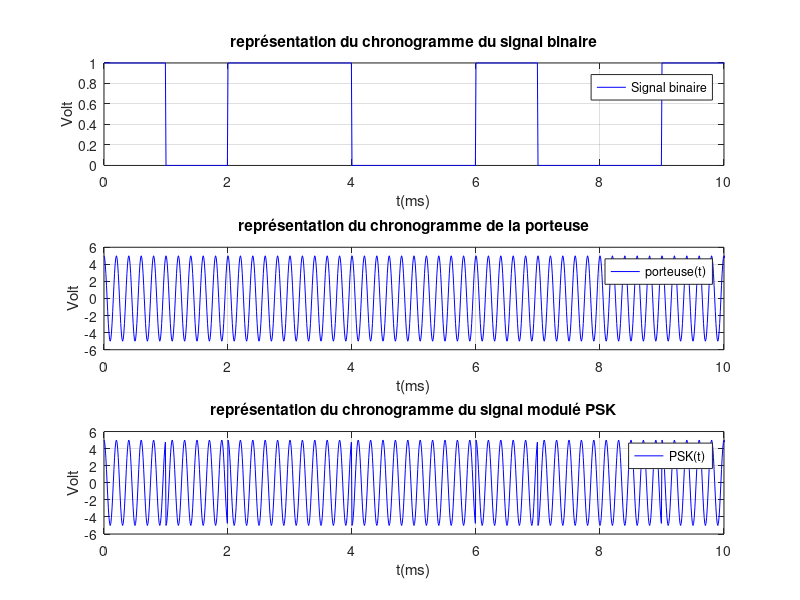

Recreate this plot in MATLAB. (Note: this script raises an error after producing the figure.)
%% Programme de modulation PSK

%% Remise à zéro du contexte
clear;
clc;
close all;

%% Initialisation des variables
D=1000;                         % Débit en bits/s
fp=5000;                        % Fréquence porteuse (Hz);
Tb=1/D;                         % Durée d'un bit=1symbole
R=D;                            % Rapidité
Ts=Tb;                          % Durée d'un symbole
fe=100000;                      % Fréquence échantillonnage
Te=1/fe;                        % Période d'échantillonnage   

data=[1 0 1 1 0 0 1 0 0 1];     % Séquence utilisateur à transmettre
data=[data randi([0 1],1,1000)];% Ajout d'une séquence aléatoire à la suite de la séquence utilisateur.

Nb=size(data,2);                % Nombre de bits à transmettre
Nech_symb=fe/D;                 % Nombre d'échantillons par symbole
Nech=Nb*Nech_symb;              % Nombre total d'échantillons
Tmax=Nb*Tb;                     % Durée totale de la trame  


%% Codage des données binaires en NRZ
signal_NRZ=[];                  % Initialisation du signal codé en NRZ
symbole_1=ones(1,Nech_symb);
symbole_0=zeros(1,Nech_symb);

for n=1:Nb                      % Codage des différents bits
     if (data(n)==1)
        signal_NRZ=[signal_NRZ symbole_1];
     else
        signal_NRZ=[signal_NRZ symbole_0];
     end
end   

%% Création des signaux
t=0:Te:Tmax-Te;
porteuse=5*cos(2*pi*fp*t);      % Création d'un vecteur 'porteuse' 
porteuse_dephase=5*cos(2*pi*fp*t+pi); % création d'un vecteur porteuse déphasé de pi
PSK=[];


for n = 1:Nb % Codage des différents bits
    % Générer la porteuse correspondante pour le symbole actuel
    if data(n) == 1
        PSK = [PSK (symbole_1 .* porteuse((n-1)*Nech_symb+1 : n*Nech_symb))];
    else
        PSK = [PSK (symbole_1 .* porteuse_dephase((n-1)*Nech_symb+1 : n*Nech_symb))];
    end
end 



%% Affichage des chronogrammes
subplot(3,1,1)
plot(t*1000,signal_NRZ,"b"); %t en ms
title('représentation du chronogramme du signal binaire')
xlabel('t(ms)')
ylabel('Volt')
legend('Signal binaire')
axis([0 10 0 1])  %affichage endant 3 périodes du signal modulant
grid on

subplot(3,1,2)
plot(t*1000,porteuse,"b"); %t en ms
title('représentation du chronogramme de la porteuse')
xlabel('t(ms)')
ylabel('Volt')
legend('porteuse(t)')
axis([0 10 -6 6])  %affichage endant 3 périodes du signal modulant
grid on

subplot(3,1,3)
plot(t*1000,PSK,"b"); %t en ms
title('représentation du chronogramme du signal modulé PSK')
xlabel('t(ms)')
ylabel('Volt')
legend('PSK(t)')
axis([0 10 -6 6])  %affichage endant 3 périodes du signal modulant
grid on

%% Calcul puis affichage des spectres 
[X f]=spectre(signal_NRZ,fe,Nech);
[Y f]=spectre(porteuse,fe,Nech);
[Z f]=spectre(PSK,fe,Nech);
figure;
subplot(3,1,1);
plot(f,X,"b");
title('Spectre en amplitude du signal binaire (NRZ)')
xlabel('f(Hz)')
ylabel('Volt')
legend('|NRZ(f)|')
axis([0 2*fp -60 -20])  
grid on

subplot(3,1,2);
plot(f,Y,"b");
title('Spectre en amplitude de la porteuse')
xlabel('f(Hz)')
ylabel('Volt')
legend('|Porteuse(f)|')
axis([0 2*fp -20 20])  
grid on

subplot(3,1,3);
plot(f,Z,"b");
title('Spectre en amplitude du signal modulé PSK')
xlabel('f(Hz)')
ylabel('Volt')
legend('|PSK(f)|')
axis([0 2*fp -60 20]) 
grid on